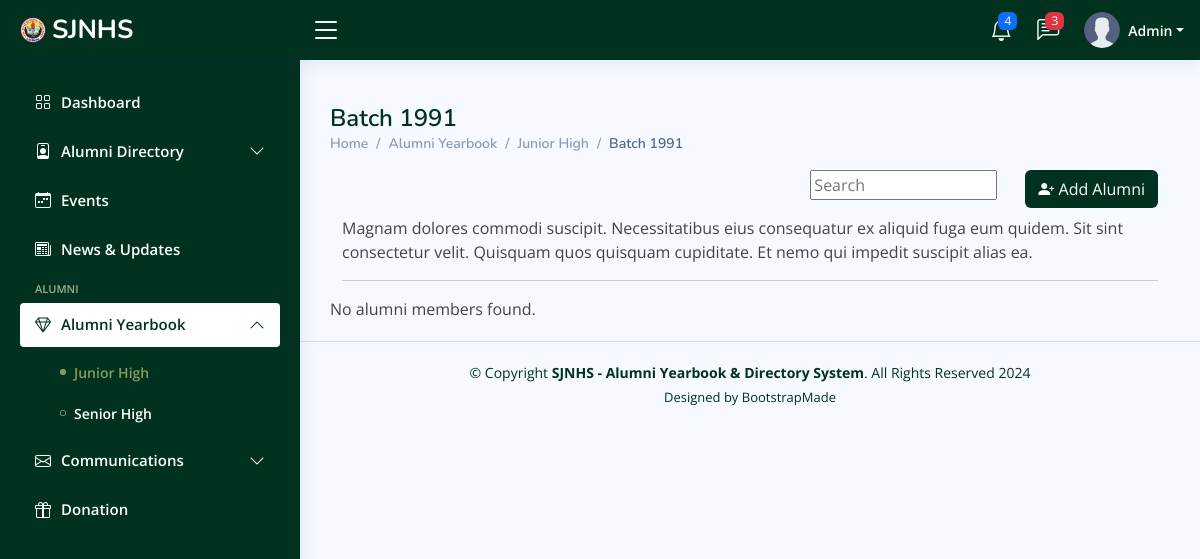
The app's page /admin/alumni-jhs-view.php?batch=1991 (signed in), older data.
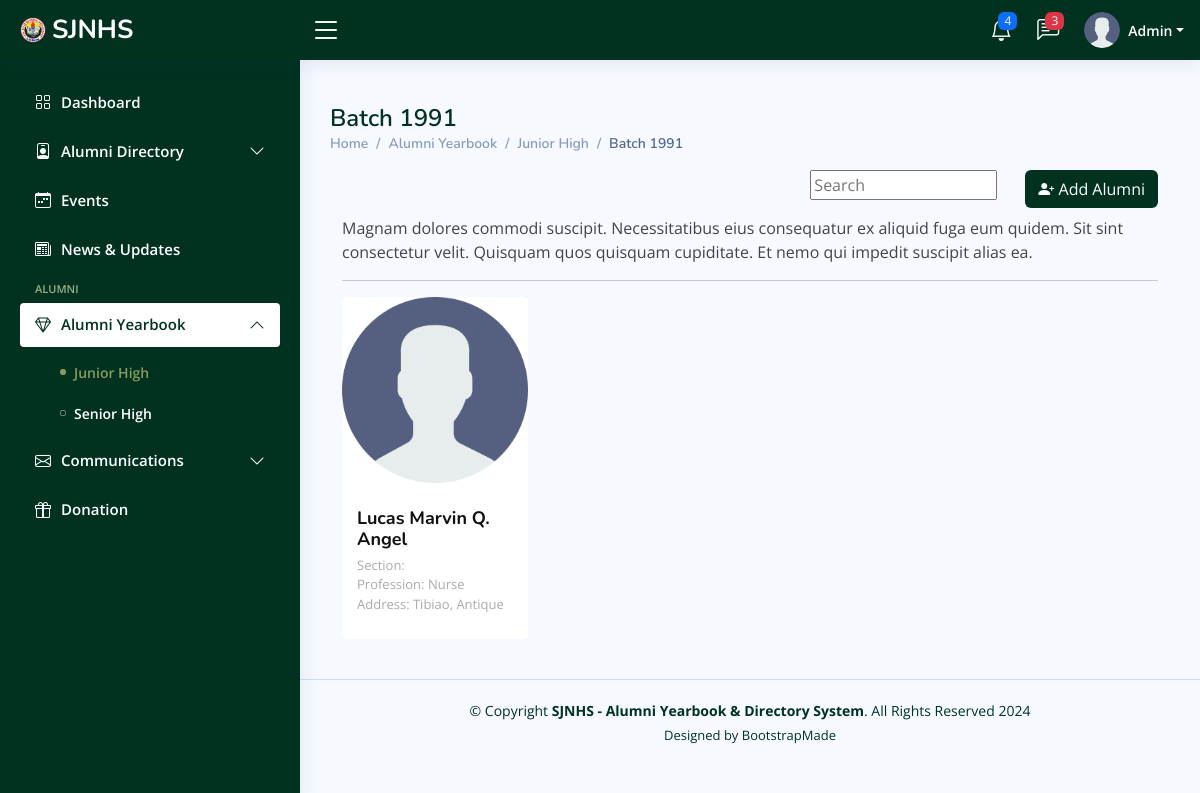
The same page, newer data.
### tables this page shows
CREATE TABLE `alumni_jhs` (
  `id` int(11) NOT NULL,
  `alumni_id` varchar(255) NOT NULL,
  `firstname` varchar(255) NOT NULL,
  `middlename` varchar(255) NOT NULL,
  `lastname` varchar(255) NOT NULL,
  `email` varchar(255) NOT NULL,
  `password` varchar(255) NOT NULL,
  `phone_num` varchar(255) NOT NULL,
  `year_graduated` varchar(255) NOT NULL,
  `section` varchar(255) NOT NULL,
  `track` varchar(255) NOT NULL,
  `profession` varchar(255) NOT NULL,
  `current_company_bus` varchar(255) NOT NULL,
  `marital_stat` varchar(255) NOT NULL,
  `address` varchar(255) NOT NULL,
  `profile_picture` varchar(255) DEFAULT NULL,
  `user_status` varchar(255) NOT NULL,
  `is_online` tinyint(1) NOT NULL DEFAULT 0 COMMENT 'o=false, 1=true',
  `date_created` timestamp NOT NULL DEFAULT current_timestamp()
);

### admin/alumni-jhs-view.php (the view, shortened to what the changed rows need)
<?php
include_once 'includes/header.php';
include_once 'includes/conn.php';
?>
<main id="main" class="main">
    <div class="pagetitle">
        <h1>Batch <?php echo isset($_GET['batch']) ? $_GET['batch'] : ''; ?></h1>
    </div>
    <section class="section dashboard">
        <div class="row">
            <div class="col-lg-12">
                <div id="user" class="user">
                    <div class="container" data-aos="fade-up">
                        <div class="section-title">
                            <div class="d-grid gap-2 d-md-flex justify-content-md-end mb-2">
                            </div>
                            <p>Magnam dolores commodi suscipit. Necessitatibus eius consequatur ex aliquid fuga eum
                                impedit suscipit alias ea.</p>
                            <hr>
                        </div>
                        <div class="row">
                            <?php
                            $sql = "SELECT * FROM alumni_jhs WHERE `year_graduated` = '$_GET[batch]'";
                            $result = mysqli_query($conn, $sql);
                            if (mysqli_num_rows($result) > 0) {
                                while ($row = mysqli_fetch_assoc($result)) {
                                    $middlenameInitial = substr($row['middlename'], 0, 1);
                            ?>
                            <div class="col-lg-3 col-md-6 col-6 d-flex align-items-stretch">
                                <div class="member" data-aos="fade-up" data-aos-delay="100">
                                    <div class="member-img">
                                        <img src="<?php echo ($row['profile_picture'] == null) ? "assets/img/user.png" :  $src . $row['profile_picture'];  ?>"
                                            class="img-fluid" alt="">
                                    </div>
                                    <div class="member-info">
                                        <h4><?php echo $row['firstname'] . " " . $middlenameInitial . ". " . $row['lastname']; ?>
                                        </h4>
                                        <span><?php echo "Section: " . $row['section']; ?></span>
                                        <span><?php echo "Profession: " . $row['profession']; ?></span>
                                        <span><?php echo "Address: " . $row['address']; ?></span>
                                    </div>
                                </div>
                            </div>
                            <?php
                                }
                            } else {
                                echo "No alumni members found.";
                            }
                            ?>
                        </div>
                    </div>
                </div>
            </div>
    </section>
</main>
<?php
include_once 'includes/footer.php';
?>

Row changes from the older to the newer data that the page shows:
added alumni_jhs: firstname "Lucas Marvin", middlename "Q", lastname "Angel", profession "Nurse", address "Tibiao, Antique"
Text that changed along with them:
text no longer shown: "No alumni members found."
